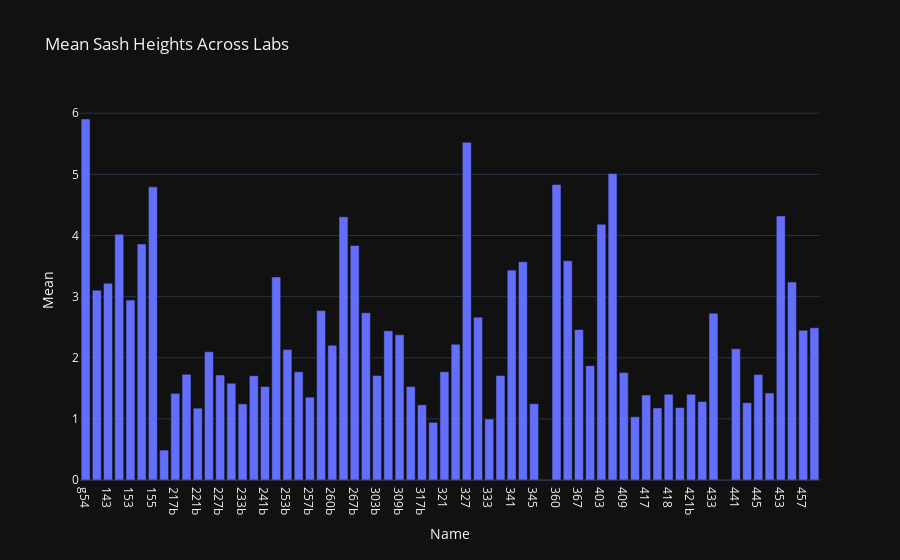

Write notebook code for a chart like this one.
### Code cell
import plotly.express as px
fig = px.bar(ndf, x = "Name", y = "Mean",title="Mean Sash Heights Across Labs")
#fig.write_image("C:\\Users\\Rob\\Desktop\\ESW\\Fume\\energy_across_labs.png",scale=4)
fig.show()

### Figure 1 — Plotly figure (JSON) as saved in the notebook; plotly's stock layout.template omitted (floating-point values rounded to 4 significant figures)
{"data": [{"alignmentgroup": "True", "hovertemplate": "Name=%{x}<br>Mean=%{y}<extra></extra>", "legendgroup": "", "marker": {"color": "#636efa", "pattern": {"shape": ""}}, "name": "", "offsetgroup": "", "orientation": "v", "showlegend": false, "textposition": "auto", "x": ["g54", "141", "143", "147b", "153", "153b", "155", "160", "217b", "221", "221b", "227", "227b", "233", "233b", "241", "241b", "253", "253b", "257", "257b", "260", "260b", "267", "267b", "303", "303b", "309", "309b", "317", "317b", "318", "321", "321b", "327", "327b", "333", "333b", "341", "341b", "345", "345b", "360", "360b", "367", "367b", "403", "403b", "409", "409b", "417", "417b", "418", "421", "421b", "427b", "433", "433b", "441", "441b", "445", "445b", "453", "453b", "457", "457b"], "xaxis": "x", "y": [5.906, 3.105, 3.219, 4.021, 2.944, 3.861, 4.796, 0.4896, 1.418, 1.729, 1.176, 2.098, 1.718, 1.583, 1.245, 1.706, 1.529, 3.323, 2.134, 1.771, 1.355, 2.772, 2.205, 4.306, 3.835, 2.737, 1.709, 2.441, 2.375, 1.53, 1.23, 0.942, 1.771, 2.221, 5.525, 2.664, 0.9976, 1.71, 3.434, 3.571, 1.248, 0.0, 4.834, 3.588, 2.461, 1.87, 4.183, 5.013, 1.758, 1.034, 1.392, 1.178, 1.403, 1.184, 1.402, 1.284, 2.73, 0.0, 2.149, 1.264, 1.727, 1.424, 4.319, 3.239, 2.45, 2.491], "yaxis": "y", "type": "bar"}], "layout": {"xaxis": {"anchor": "y", "domain": [0.0, 1.0], "title": {"text": "Name"}}, "yaxis": {"anchor": "x", "domain": [0.0, 1.0], "title": {"text": "Mean"}}, "legend": {"tracegroupgap": 0}, "title": {"text": "Mean Sash Heights Across Labs"}, "barmode": "relative"}}
